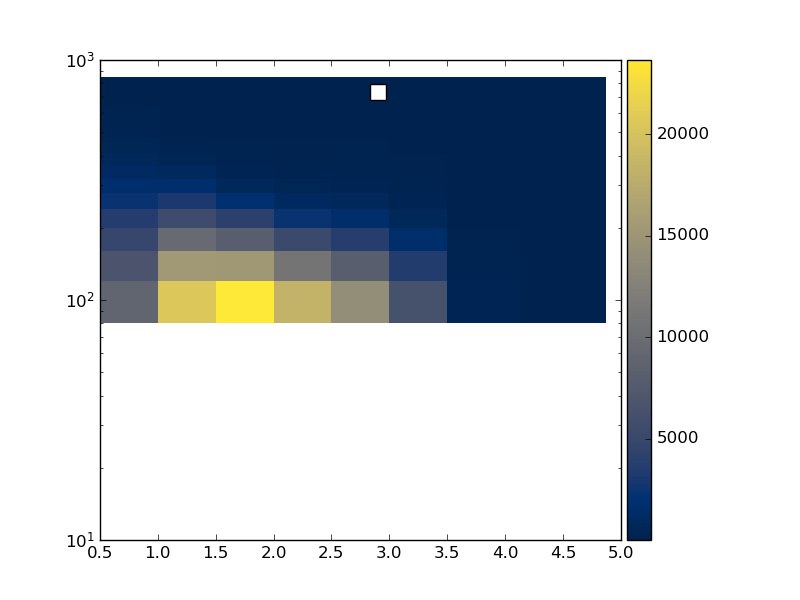

Here is the Python script that generated this plot:
#! /usr/bin/env python

# This Python script was auto-generated using YODA v2.0.1.
# Analysis object: /WbWb_singlelepton/dr_bw_pT_whad
# Timestamp: 12-01-2026 (12:51:18)

import matplotlib as mpl
import matplotlib.pyplot as plt
mpl.use('Agg') # comment out for interactive use
import os
import numpy as np

plotDir = os.path.split(os.path.realpath(__file__))[0]
if 'YODA_USER_PLOT_PATH' in globals():
    plot_outdir = globals()['YODA_USER_PLOT_PATH']
else:
    plot_outdir = plotDir

#plot style
plt.style.use(os.path.join(plotDir, '../default.mplstyle'))

plt.rcParams['text.usetex'] = False
plt.style.use(['classic'])
plt.rc('font', family='DejaVu Sans')
# plot metadata
figW, figH = plt.rcParams['figure.figsize']
ax_xLabel = r''
ax_yLabel = r''
ax_zLabel = r''
ax_title  = r''
ax_xScale = 'linear'
ax_yScale = 'log'
ax_zScale = 'linear'
yLims = (100, 100)

# TeX-friendly labels for the legend
labels = [ r"WbWb\_Slurm\_Template\_171" ]

# Adjust canvas width and height
canvasW = 10
canvasH = 10
figW *= canvasW/10.
figH *= canvasH/9.

# Create figure and axis objects
fig, ax = plt.subplots(1, 1)

# Set figure margins
plt.subplots_adjust(
    left   = 1.0 * plt.rcParams['figure.subplot.left'],
    right  = 1.0 * plt.rcParams['figure.subplot.right'],
    top    = 1.0 * plt.rcParams['figure.subplot.top'],
    bottom = 1.0 * plt.rcParams['figure.subplot.bottom'])

ax.yaxis.set_minor_locator(mpl.ticker.LogLocator(
base=10.0, subs=[i for i in np.arange(0, 1, 0.1)], numticks=np.inf))

# Color map: curve index -> color
colors = {0: '#EE3311', 1: '#3366FF', 2: '#109618', 3: '#FF9900', 4: '#990099'}


# the numerical data is stored in a separate file
dataf = dict()
exec(open(os.path.split(__file__)[0] + '/dr_bw_pT_whad__data.py').read(), dataf)

legend_handles = dict() # keep track of handles for the legend
# reference data in main panel
cmap = 'cividis'
xbin_cent = np.unique(dataf['xpoints'])
ybin_cent = np.unique(dataf['ypoints'])
X, Y = np.meshgrid(xbin_cent, ybin_cent)
Z = np.array(dataf['zpoints']).reshape(X.shape[::-1])
pc = ax.pcolormesh(X, Y, Z.T, cmap=cmap, shading='auto')
cbar = fig.colorbar(pc, orientation='vertical', ax=ax, pad=0.01)
cbar.set_label(ax_zLabel)
# style options for curves
# starts at zorder>=5 to draw curve on top of legend

legend_pos = (0.5, 0.97)
ax.legend(legend_handles, labels, loc='upper left', bbox_to_anchor=legend_pos)

ax.set_xlabel(ax_xLabel)
ax.set_ylabel(ax_yLabel, loc='top')
ax.set_title(ax_title, loc='left')
ax.set_xscale(ax_xScale)
ax.set_yscale(ax_yScale)

# tick formatting
plt.rcParams['xtick.top'] = True
plt.rcParams['ytick.right'] = True
plt.savefig(os.path.join(plot_outdir, 'dr_bw_pT_whad.pdf'), format='PDF')
plt.savefig(os.path.join(plot_outdir, 'dr_bw_pT_whad.png'), format='PNG')

plt.close(fig)
